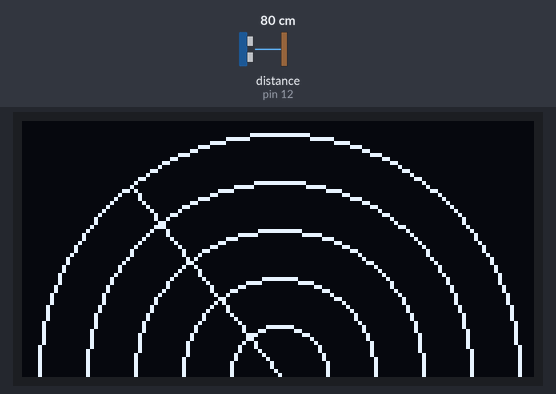
A sketch run on a simulated Arduino Uno, built with avr-gcc and run on an emulated ATmega328P. Parts: 128×64 one-colour display. Wiring (inferred from the names in the program): ultrasonic range finder: trigger pin 11; echo pin 12. The test bench sets the inputs (shaded band); at power-on: distance to the obstacle (sensor on pin 12) 80 cm. The echo pulse lasts 58.3 µs per cm; what the sketch prints to the serial monitor is not drawn.

Above: at 8.3 s.
At 12.69 s:
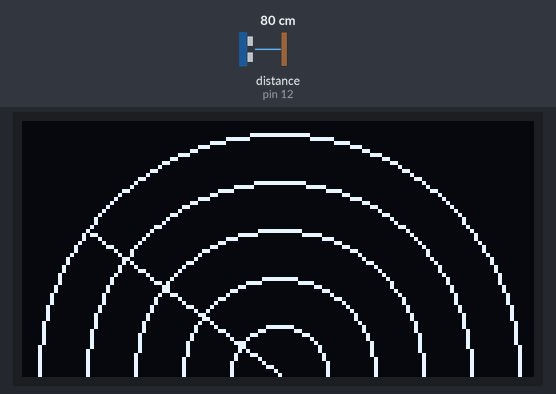

The sketch:

h37.ino
```cpp
#include <Wire.h>
#include <Adafruit_SSD1306.h>

#define TRIG 11
#define ECHO 12

float xPos=0, yPos=0;
float senses[20][3];
int count = 0;
int side = 0;
int angle=0;

Adafruit_SSD1306 oled(128,64,&Wire, -1);

void setup(){
  oled.begin(SSD1306_SWITCHCAPVCC,0x3C);
  delay(2000);
  pinMode(TRIG,OUTPUT);
  pinMode(ECHO,OUTPUT);
  Serial.begin(115200);
}

void loop(){
  if(angle == 0) side = 1;        //정방향
  else if(angle==180) side = -1;  //역방향
  graph(distance());
  angle += side;
}

int distance(){
  digitalWrite(TRIG,HIGH);
  delayMicroseconds(10);
  digitalWrite(TRIG,LOW);
  long duration = pulseIn(ECHO,HIGH,5900)/58;
  Serial.println(duration);
  return duration;
}

void graph(int value){
  oled.clearDisplay();
  oled.drawCircle(64,63,60,WHITE);
  oled.drawCircle(64,63,48,WHITE);
  oled.drawCircle(64,63,36,WHITE);
  oled.drawCircle(64,63,24,WHITE);
  oled.drawCircle(64,63,12,WHITE);

  xPos = 64 - cos(radians(180-angle))*60;
  yPos = 64 - sin(radians(180-angle))*60;
  oled.drawLine(64,63,xPos,yPos,WHITE);

  long x = 0, y = 0;
  if (value>0){
    x = 64-(cos(radians(180-angle)) * ((value*0.1)*60.0));
    y = 64-(sin(radians(180-angle)) * ((value*0.1)*60.0));
    senses[count][0] = x;
    senses[count][1] = y;
    senses[count][2] = 1;
    count += 1;
    if(count == 20)count = 0;
  }
  for(int i=0; i<20;i++){
    if(senses[i][2] == 0 || senses[i][2]>30){
      continue;
    }
    oled.drawCircle(senses[i][0],senses[i][1],3,WHITE);
    senses[i][2] += 1;
  }
  oled.display();
}
```
